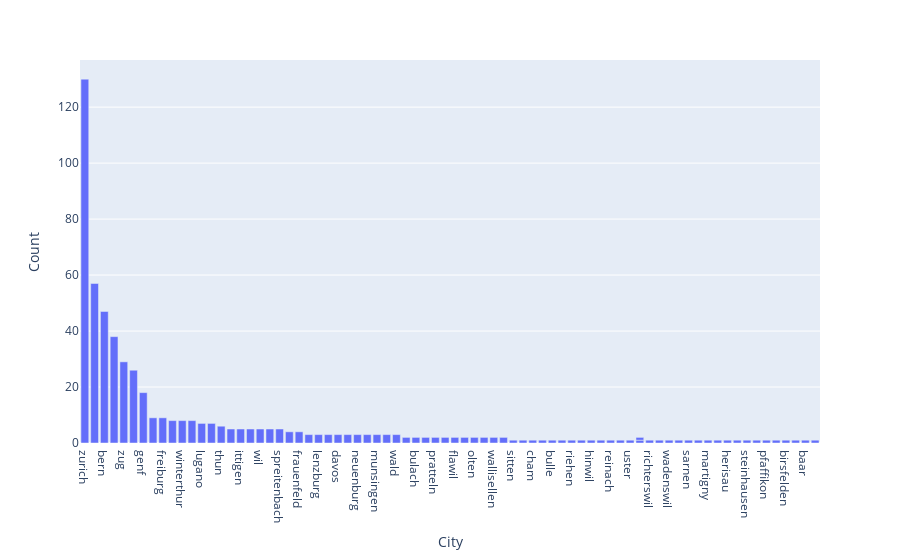

Here is the notebook cell this chart was saved with:
### Code cell
# Interactive bar chart for top Swiss cities
fig_bar_city = px.bar(df_city_count_data.sort_values('Count', ascending=False),
                      x="City",
                      y="Count")
fig_bar_city.show()

### Figure 1 — Plotly figure (JSON) as saved in the notebook; plotly's stock layout.template omitted (floating-point values rounded to 4 significant figures)
{"data": [{"alignmentgroup": "True", "hovertemplate": "City=%{x}<br>Count=%{y}<extra></extra>", "legendgroup": "", "marker": {"color": "#636efa", "pattern": {"shape": ""}}, "name": "", "offsetgroup": "", "orientation": "v", "showlegend": false, "textposition": "auto", "type": "bar", "x": ["zurich ", "basel ", "bern ", "st. gallen ", "zug ", "luzern ", "genf ", "baden ", "freiburg ", "schaffhausen ", "winterthur ", "solothurn ", "lugano ", "lausanne ", "thun ", "chur ", "ittigen", "aarau ", "wil ", "glarus", "spreitenbach", "kreuzlingen", "frauenfeld ", "arbon ", "lenzburg ", "kloten", "davos", "einsiedeln", "neuenburg ", "liestal ", "munsingen", "schwyz ", "wald", "dietikon", "bulach ", "sursee ", "pratteln", "weinfelden", "flawil", "muttenz", "olten ", "montreux", "wallisellen", "muri bei bern", "sitten ", "kriens", "cham", "schlieren", "bulle ", "ruti", "riehen", "payerne ", "hinwil", "opfikon", "reinach", "dubendorf", "uster", "gossau", "gossau", "richterswil", "horgen", "wadenswil", "volketswil", "sarnen ", "wettingen", "martigny ", "brugg ", "herisau", "bassersdorf", "steinhausen", "oberwil ", "pfaffikon", "lyss", "birsfelden", "burgdorf ", "baar", "buchs"], "xaxis": "x", "y": [130, 57, 47, 38, 29, 26, 18, 9, 9, 8, 8, 8, 7, 7, 6, 5, 5, 5, 5, 5, 5, 4, 4, 3, 3, 3, 3, 3, 3, 3, 3, 3, 3, 2, 2, 2, 2, 2, 2, 2, 2, 2, 2, 2, 1, 1, 1, 1, 1, 1, 1, 1, 1, 1, 1, 1, 1, 1, 1, 1, 1, 1, 1, 1, 1, 1, 1, 1, 1, 1, 1, 1, 1, 1, 1, 1, 1], "yaxis": "y"}], "layout": {"barmode": "relative", "legend": {"tracegroupgap": 0}, "margin": {"t": 60}, "xaxis": {"anchor": "y", "domain": [0, 1], "title": {"text": "City"}}, "yaxis": {"anchor": "x", "domain": [0, 1], "title": {"text": "Count"}}}}
